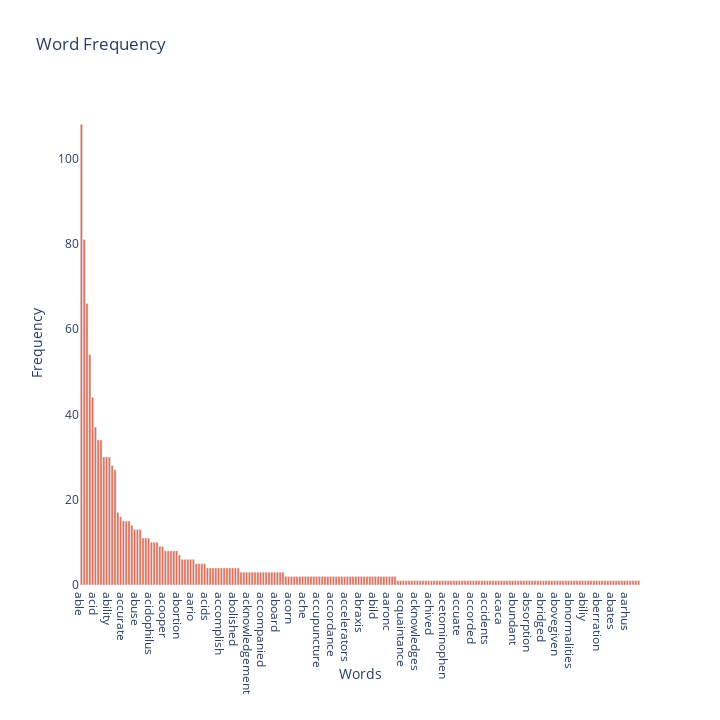

This figure's notebook cell:
### Markdown cell above
### >>> **Exercise 15 (take home):** 
Additionally, you can attempt to sort the terms on the `x-axis` by frequency instead of in alphabetical order. This way the visualization is more meaninfgul and you will be able to observe the so called [long tail](https://en.wikipedia.org/wiki/Long_tail) (get familiar with this term since it will appear a lot in data mining and other statistics courses). see picture below

![alt txt](https://upload.wikimedia.org/wikipedia/commons/thumb/8/8a/Long_tail.svg/1000px-Long_tail.svg.png)

### Code cell
# Answer here
sorted_freqs = sorted(zip(term_frequencies[:200], cleaned_sample_vectorizer.get_feature_names()[:200]), reverse=True)
yaxis = [x[0] for x in sorted_freqs]
xaxis = [x[1] for x in sorted_freqs]

trace = {
    "type": "bar",
    "y": yaxis,
    "x": xaxis,
    "marker": {"color": "rgb(222, 113, 88)"},
    "orientation": 'v',
}

layout = {
    "title": "Word Frequency",
    "width": 720,
    "yaxis": {
        "title": "Frequency",
        "gridcolor": "white"
    },
    "xaxis": {
        "title": "Words",
        "zeroline": False,
        "gridcolor": "white"
    },
    "height": 720,
    "barmode": "group",
    "autosize": True,
    "showlegend": False,
    "orientation": 90,
    "plot_bgcolor": "rgba(0,0,0,0)",
    "paper_bgcolor": "rgba(0,0,0,0)"
}

# Display the graph
fig = go.Figure()
fig.add_trace(trace)
fig.update_layout(layout)
fig.show()

### Figure 1 — Plotly figure (JSON) as saved in the notebook; plotly's stock layout.template omitted (floating-point values rounded to 4 significant figures; data arrays with more than 128 entries replaced by an {"elided": "..."} marker saying what was removed)
{"data": [{"marker": {"color": "rgb(222, 113, 88)"}, "orientation": "v", "type": "bar", "x": {"elided": "200 str values"}, "y": {"elided": "200 int values"}}], "layout": {"autosize": true, "barmode": "group", "height": 720, "orientation": 90, "paper_bgcolor": "rgba(0,0,0,0)", "plot_bgcolor": "rgba(0,0,0,0)", "showlegend": false, "title": {"text": "Word Frequency"}, "width": 720, "xaxis": {"gridcolor": "white", "title": {"text": "Words"}, "zeroline": false}, "yaxis": {"gridcolor": "white", "title": {"text": "Frequency"}}}}
